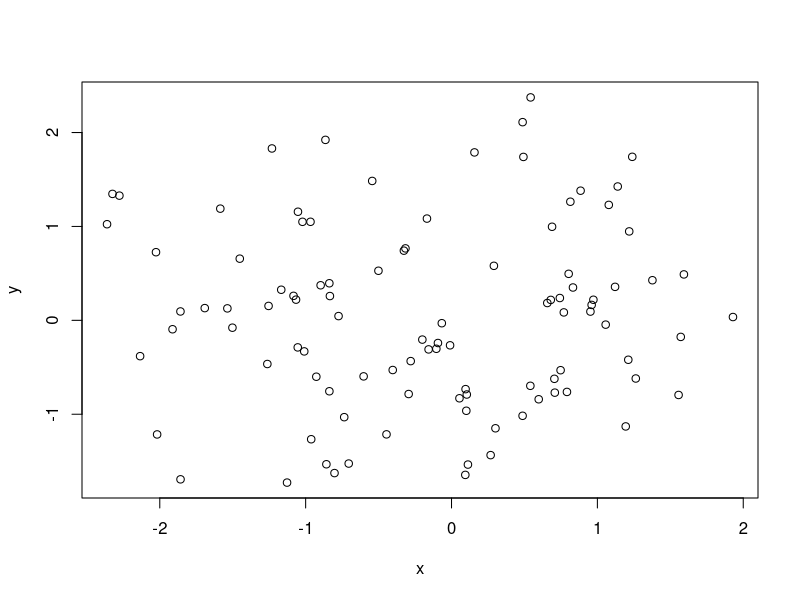

Source code (R):
## ---- chunk 1
# this chunk contains code that sets global options for the entire .Rmd. 
# we use include=FALSE to suppress it from the top of the document, but it will still appear in the appendix. 

knitr::opts_chunk$set(echo = FALSE) # actually set the global chunk options. 
# we set echo=FALSE to suppress code such that it by default does not appear throughout the document. 
# note: this is different from .Rmd default
## ---- chunk 2


## ---- chunk 3


## ---- chunk 4
set.seed(89) # set a seed for R's psuedo-randomiser, for replicability.
x <- rnorm(100) # randomly draw 100 obs from normal distribution, save as object
y <- rnorm(100) 
plot(x,y) # two-way scatterplot using R's default plotting
## ---- chunk 5
# {[language] [chunk_name], [chunk_options]}
# here we use echo=TRUE to override our global options and make the chunk appear exactly here. 

print("This code chunk is visible in this section.")
